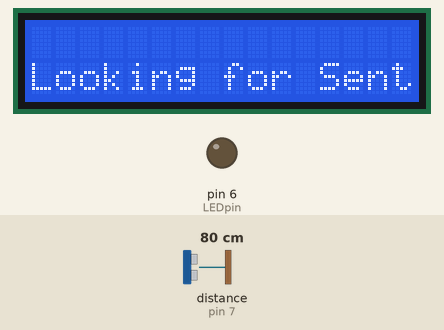
Simulated run of this sketch. Board: Arduino Uno, built with avr-gcc and run on an emulated ATmega328P. Shown: 16×2 character LCD, output pins drawn as LEDs (lit = HIGH). Wiring (inferred from the names in the program): ultrasonic range finder: trigger pin 8; echo pin 7. The test bench sets the inputs (shaded band); at power-on: distance to the obstacle (sensor on pin 7) 80 cm. The echo pulse lasts 58.3 µs per cm; random numbers use the default seed unless the sketch sets one; pins used as bus, display or sensor lines are not drawn; what the sketch prints to the serial monitor is not drawn.

Above: at 1.2 s.
1.3 s: distance to the obstacle (sensor on pin 7) set to 23 cm
3.7 s: distance to the obstacle (sensor on pin 7) set to 18 cm
At 5.7 s:
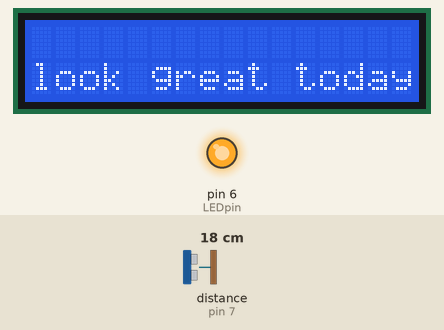
6.0 s: distance to the obstacle (sensor on pin 7) set to 299 cm
At 10.9 s:
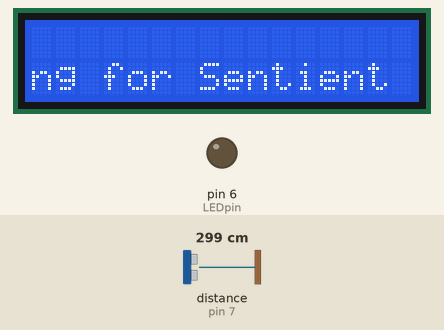
Timing chart, 0 to 12.4 s (numbered marks = the images above; inputs shaded):
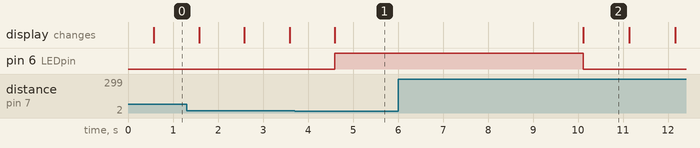

The sketch:

Complement_Bot.ino
```cpp
#include <LiquidCrystal.h>
const int rs = 12, en = 11, d4 = 5, d5 = 4, d6 = 3, d7 = 2;
LiquidCrystal lcd(rs, en, d4, d5, d6, d7);
const int trigPin = 8;
const int echoPin = 7;
int LEDpin = 6;
long duration;
int distance;
int randNumber;

void setup() {
pinMode(trigPin, OUTPUT); // Sets the trigPin as an Output
pinMode(echoPin, INPUT); // Sets the echoPin as an Input
pinMode(LEDpin, OUTPUT);
Serial.begin(9600); // Starts the serial communication
lcd.begin(16, 2);
randomSeed(analogRead(0));
}
void loop() {

// Clears the trigPin
digitalWrite(trigPin, LOW);
delayMicroseconds(2);
// Sets the trigPin on HIGH state for 10 micro seconds
digitalWrite(trigPin, HIGH);
delayMicroseconds(10);
digitalWrite(trigPin, LOW);
// Reads the echoPin, returns the sound wave travel time in microseconds
duration = pulseIn(echoPin, HIGH);
// Calculating the distance
 distance = duration*0.034 /2;
Serial.print("Distance: ");
Serial.println(distance);
delay(500);
randNumber = random(0,4);
if (distance < 20) {
digitalWrite(LEDpin, HIGH);
switch (randNumber) {

  case 0:
  lcd.setCursor(1,1);
  lcd.print("You look great today !");
  lcd.scrollDisplayLeft();
  delay(5000);
  break;

  case 1:
  lcd.setCursor(1,1);
  lcd.print("You have the best laugh");
  lcd.scrollDisplayLeft();
  delay(5000);
  break;

  case 2:
  lcd.setCursor(1,1);
  lcd.print("You’re a candle in the darkness");
  lcd.scrollDisplayLeft();
  delay(5000);
  break;

  case 3:
  lcd.setCursor(1,1);
  lcd.print("You’re really something special");
  lcd.scrollDisplayLeft();
  delay(5000);
  break;

  case 4:
  lcd.setCursor(1,1);
  lcd.print(" You’re a gift to those around you");
  lcd.scrollDisplayLeft();
  delay(5000);
  break;

}
 }

  else {

    digitalWrite(LEDpin, LOW);
    lcd.setCursor(1,1);
    lcd.print("Looking for Sentient Being..");
    lcd.scrollDisplayLeft();
    delay(500);

  }
}
```

Measured:
- the behaviour switches between 21 and 20 cm on distance to the obstacle (sensor on pin 7) (found by bisection; images 0 and 1)
- after the input at 3.7 s, pin 6 (LEDpin): LOW → HIGH after 0.90 s
- after the input at 6.0 s, pin 6 (LEDpin): HIGH → LOW after 4.1 s
- what the display in image 2 shows lasts 1.0 s, from 10.1 s to 11.1 s
